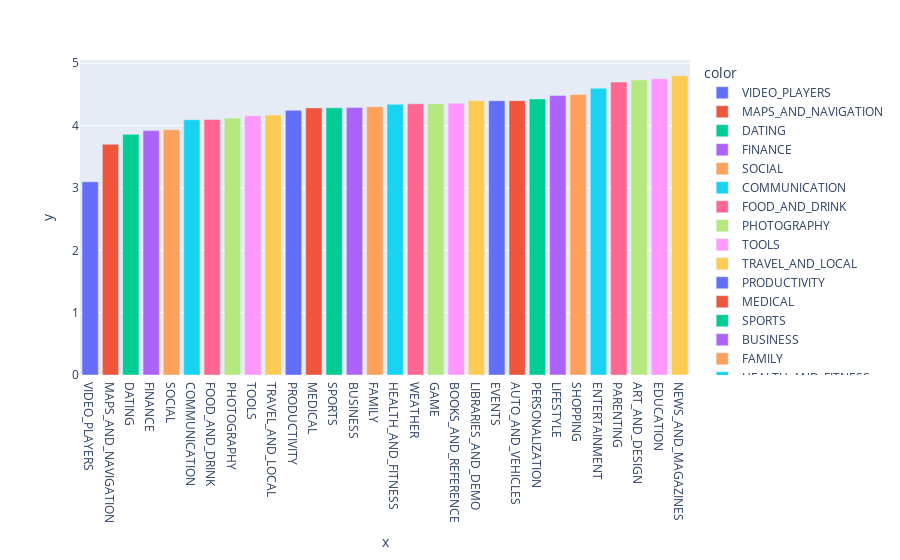

The code cell stored with this chart in its notebook:
### Markdown cell above
### Which category with paid apps has highest ratings?

### Code cell
px.bar(paid_data, x = paid_data['Rating'].groupby(by = paid_data['Category']).mean().sort_values().dropna().index, 
       y = paid_data['Rating'].groupby(by = paid_data['Category']).mean().sort_values().dropna().values,
       color = paid_data['Rating'].groupby(by = paid_data['Category']).mean().sort_values().dropna().index)

### Figure 1 — Plotly figure (JSON) as saved in the notebook; plotly's stock layout.template omitted (floating-point values rounded to 4 significant figures)
{"data": [{"alignmentgroup": "True", "hovertemplate": "color=VIDEO_PLAYERS<br>x=%{x}<br>y=%{y}<extra></extra>", "legendgroup": "VIDEO_PLAYERS", "marker": {"color": "#636efa", "pattern": {"shape": ""}}, "name": "VIDEO_PLAYERS", "offsetgroup": "VIDEO_PLAYERS", "orientation": "v", "showlegend": true, "textposition": "auto", "type": "bar", "x": ["VIDEO_PLAYERS"], "xaxis": "x", "y": [3.1], "yaxis": "y"}, {"alignmentgroup": "True", "hovertemplate": "color=MAPS_AND_NAVIGATION<br>x=%{x}<br>y=%{y}<extra></extra>", "legendgroup": "MAPS_AND_NAVIGATION", "marker": {"color": "#EF553B", "pattern": {"shape": ""}}, "name": "MAPS_AND_NAVIGATION", "offsetgroup": "MAPS_AND_NAVIGATION", "orientation": "v", "showlegend": true, "textposition": "auto", "type": "bar", "x": ["MAPS_AND_NAVIGATION"], "xaxis": "x", "y": [3.7], "yaxis": "y"}, {"alignmentgroup": "True", "hovertemplate": "color=DATING<br>x=%{x}<br>y=%{y}<extra></extra>", "legendgroup": "DATING", "marker": {"color": "#00cc96", "pattern": {"shape": ""}}, "name": "DATING", "offsetgroup": "DATING", "orientation": "v", "showlegend": true, "textposition": "auto", "type": "bar", "x": ["DATING"], "xaxis": "x", "y": [3.86], "yaxis": "y"}, {"alignmentgroup": "True", "hovertemplate": "color=FINANCE<br>x=%{x}<br>y=%{y}<extra></extra>", "legendgroup": "FINANCE", "marker": {"color": "#ab63fa", "pattern": {"shape": ""}}, "name": "FINANCE", "offsetgroup": "FINANCE", "orientation": "v", "showlegend": true, "textposition": "auto", "type": "bar", "x": ["FINANCE"], "xaxis": "x", "y": [3.92], "yaxis": "y"}, {"alignmentgroup": "True", "hovertemplate": "color=SOCIAL<br>x=%{x}<br>y=%{y}<extra></extra>", "legendgroup": "SOCIAL", "marker": {"color": "#FFA15A", "pattern": {"shape": ""}}, "name": "SOCIAL", "offsetgroup": "SOCIAL", "orientation": "v", "showlegend": true, "textposition": "auto", "type": "bar", "x": ["SOCIAL"], "xaxis": "x", "y": [3.933], "yaxis": "y"}, {"alignmentgroup": "True", "hovertemplate": "color=COMMUNICATION<br>x=%{x}<br>y=%{y}<extra></extra>", "legendgroup": "COMMUNICATION", "marker": {"color": "#19d3f3", "pattern": {"shape": ""}}, "name": "COMMUNICATION", "offsetgroup": "COMMUNICATION", "orientation": "v", "showlegend": true, "textposition": "auto", "type": "bar", "x": ["COMMUNICATION"], "xaxis": "x", "y": [4.096], "yaxis": "y"}, {"alignmentgroup": "True", "hovertemplate": "color=FOOD_AND_DRINK<br>x=%{x}<br>y=%{y}<extra></extra>", "legendgroup": "FOOD_AND_DRINK", "marker": {"color": "#FF6692", "pattern": {"shape": ""}}, "name": "FOOD_AND_DRINK", "offsetgroup": "FOOD_AND_DRINK", "orientation": "v", "showlegend": true, "textposition": "auto", "type": "bar", "x": ["FOOD_AND_DRINK"], "xaxis": "x", "y": [4.1], "yaxis": "y"}, {"alignmentgroup": "True", "hovertemplate": "color=PHOTOGRAPHY<br>x=%{x}<br>y=%{y}<extra></extra>", "legendgroup": "PHOTOGRAPHY", "marker": {"color": "#B6E880", "pattern": {"shape": ""}}, "name": "PHOTOGRAPHY", "offsetgroup": "PHOTOGRAPHY", "orientation": "v", "showlegend": true, "textposition": "auto", "type": "bar", "x": ["PHOTOGRAPHY"], "xaxis": "x", "y": [4.121], "yaxis": "y"}, {"alignmentgroup": "True", "hovertemplate": "color=TOOLS<br>x=%{x}<br>y=%{y}<extra></extra>", "legendgroup": "TOOLS", "marker": {"color": "#FF97FF", "pattern": {"shape": ""}}, "name": "TOOLS", "offsetgroup": "TOOLS", "orientation": "v", "showlegend": true, "textposition": "auto", "type": "bar", "x": ["TOOLS"], "xaxis": "x", "y": [4.16], "yaxis": "y"}, {"alignmentgroup": "True", "hovertemplate": "color=TRAVEL_AND_LOCAL<br>x=%{x}<br>y=%{y}<extra></extra>", "legendgroup": "TRAVEL_AND_LOCAL", "marker": {"color": "#FECB52", "pattern": {"shape": ""}}, "name": "TRAVEL_AND_LOCAL", "offsetgroup": "TRAVEL_AND_LOCAL", "orientation": "v", "showlegend": true, "textposition": "auto", "type": "bar", "x": ["TRAVEL_AND_LOCAL"], "xaxis": "x", "y": [4.17], "yaxis": "y"}, {"alignmentgroup": "True", "hovertemplate": "color=PRODUCTIVITY<br>x=%{x}<br>y=%{y}<extra></extra>", "legendgroup": "PRODUCTIVITY", "marker": {"color": "#636efa", "pattern": {"shape": ""}}, "name": "PRODUCTIVITY", "offsetgroup": "PRODUCTIVITY", "orientation": "v", "showlegend": true, "textposition": "auto", "type": "bar", "x": ["PRODUCTIVITY"], "xaxis": "x", "y": [4.246], "yaxis": "y"}, {"alignmentgroup": "True", "hovertemplate": "color=MEDICAL<br>x=%{x}<br>y=%{y}<extra></extra>", "legendgroup": "MEDICAL", "marker": {"color": "#EF553B", "pattern": {"shape": ""}}, "name": "MEDICAL", "offsetgroup": "MEDICAL", "orientation": "v", "showlegend": true, "textposition": "auto", "type": "bar", "x": ["MEDICAL"], "xaxis": "x", "y": [4.285], "yaxis": "y"}, {"alignmentgroup": "True", "hovertemplate": "color=SPORTS<br>x=%{x}<br>y=%{y}<extra></extra>", "legendgroup": "SPORTS", "marker": {"color": "#00cc96", "pattern": {"shape": ""}}, "name": "SPORTS", "offsetgroup": "SPORTS", "orientation": "v", "showlegend": true, "textposition": "auto", "type": "bar", "x": ["SPORTS"], "xaxis": "x", "y": [4.286], "yaxis": "y"}, {"alignmentgroup": "True", "hovertemplate": "color=BUSINESS<br>x=%{x}<br>y=%{y}<extra></extra>", "legendgroup": "BUSINESS", "marker": {"color": "#ab63fa", "pattern": {"shape": ""}}, "name": "BUSINESS", "offsetgroup": "BUSINESS", "orientation": "v", "showlegend": true, "textposition": "auto", "type": "bar", "x": ["BUSINESS"], "xaxis": "x", "y": [4.292], "yaxis": "y"}, {"alignmentgroup": "True", "hovertemplate": "color=FAMILY<br>x=%{x}<br>y=%{y}<extra></extra>", "legendgroup": "FAMILY", "marker": {"color": "#FFA15A", "pattern": {"shape": ""}}, "name": "FAMILY", "offsetgroup": "FAMILY", "orientation": "v", "showlegend": true, "textposition": "auto", "type": "bar", "x": ["FAMILY"], "xaxis": "x", "y": [4.305], "yaxis": "y"}, {"alignmentgroup": "True", "hovertemplate": "color=HEALTH_AND_FITNESS<br>x=%{x}<br>y=%{y}<extra></extra>", "legendgroup": "HEALTH_AND_FITNESS", "marker": {"color": "#19d3f3", "pattern": {"shape": ""}}, "name": "HEALTH_AND_FITNESS", "offsetgroup": "HEALTH_AND_FITNESS", "orientation": "v", "showlegend": true, "textposition": "auto", "type": "bar", "x": ["HEALTH_AND_FITNESS"], "xaxis": "x", "y": [4.342], "yaxis": "y"}, {"alignmentgroup": "True", "hovertemplate": "color=WEATHER<br>x=%{x}<br>y=%{y}<extra></extra>", "legendgroup": "WEATHER", "marker": {"color": "#FF6692", "pattern": {"shape": ""}}, "name": "WEATHER", "offsetgroup": "WEATHER", "orientation": "v", "showlegend": true, "textposition": "auto", "type": "bar", "x": ["WEATHER"], "xaxis": "x", "y": [4.35], "yaxis": "y"}, {"alignmentgroup": "True", "hovertemplate": "color=GAME<br>x=%{x}<br>y=%{y}<extra></extra>", "legendgroup": "GAME", "marker": {"color": "#B6E880", "pattern": {"shape": ""}}, "name": "GAME", "offsetgroup": "GAME", "orientation": "v", "showlegend": true, "textposition": "auto", "type": "bar", "x": ["GAME"], "xaxis": "x", "y": [4.351], "yaxis": "y"}, {"alignmentgroup": "True", "hovertemplate": "color=BOOKS_AND_REFERENCE<br>x=%{x}<br>y=%{y}<extra></extra>", "legendgroup": "BOOKS_AND_REFERENCE", "marker": {"color": "#FF97FF", "pattern": {"shape": ""}}, "name": "BOOKS_AND_REFERENCE", "offsetgroup": "BOOKS_AND_REFERENCE", "orientation": "v", "showlegend": true, "textposition": "auto", "type": "bar", "x": ["BOOKS_AND_REFERENCE"], "xaxis": "x", "y": [4.359], "yaxis": "y"}, {"alignmentgroup": "True", "hovertemplate": "color=LIBRARIES_AND_DEMO<br>x=%{x}<br>y=%{y}<extra></extra>", "legendgroup": "LIBRARIES_AND_DEMO", "marker": {"color": "#FECB52", "pattern": {"shape": ""}}, "name": "LIBRARIES_AND_DEMO", "offsetgroup": "LIBRARIES_AND_DEMO", "orientation": "v", "showlegend": true, "textposition": "auto", "type": "bar", "x": ["LIBRARIES_AND_DEMO"], "xaxis": "x", "y": [4.4], "yaxis": "y"}, {"alignmentgroup": "True", "hovertemplate": "color=EVENTS<br>x=%{x}<br>y=%{y}<extra></extra>", "legendgroup": "EVENTS", "marker": {"color": "#636efa", "pattern": {"shape": ""}}, "name": "EVENTS", "offsetgroup": "EVENTS", "orientation": "v", "showlegend": true, "textposition": "auto", "type": "bar", "x": ["EVENTS"], "xaxis": "x", "y": [4.4], "yaxis": "y"}, {"alignmentgroup": "True", "hovertemplate": "color=AUTO_AND_VEHICLES<br>x=%{x}<br>y=%{y}<extra></extra>", "legendgroup": "AUTO_AND_VEHICLES", "marker": {"color": "#EF553B", "pattern": {"shape": ""}}, "name": "AUTO_AND_VEHICLES", "offsetgroup": "AUTO_AND_VEHICLES", "orientation": "v", "showlegend": true, "textposition": "auto", "type": "bar", "x": ["AUTO_AND_VEHICLES"], "xaxis": "x", "y": [4.4], "yaxis": "y"}, {"alignmentgroup": "True", "hovertemplate": "color=PERSONALIZATION<br>x=%{x}<br>y=%{y}<extra></extra>", "legendgroup": "PERSONALIZATION", "marker": {"color": "#00cc96", "pattern": {"shape": ""}}, "name": "PERSONALIZATION", "offsetgroup": "PERSONALIZATION", "orientation": "v", "showlegend": true, "textposition": "auto", "type": "bar", "x": ["PERSONALIZATION"], "xaxis": "x", "y": [4.428], "yaxis": "y"}, {"alignmentgroup": "True", "hovertemplate": "color=LIFESTYLE<br>x=%{x}<br>y=%{y}<extra></extra>", "legendgroup": "LIFESTYLE", "marker": {"color": "#ab63fa", "pattern": {"shape": ""}}, "name": "LIFESTYLE", "offsetgroup": "LIFESTYLE", "orientation": "v", "showlegend": true, "textposition": "auto", "type": "bar", "x": ["LIFESTYLE"], "xaxis": "x", "y": [4.482], "yaxis": "y"}, {"alignmentgroup": "True", "hovertemplate": "color=SHOPPING<br>x=%{x}<br>y=%{y}<extra></extra>", "legendgroup": "SHOPPING", "marker": {"color": "#FFA15A", "pattern": {"shape": ""}}, "name": "SHOPPING", "offsetgroup": "SHOPPING", "orientation": "v", "showlegend": true, "textposition": "auto", "type": "bar", "x": ["SHOPPING"], "xaxis": "x", "y": [4.5], "yaxis": "y"}, {"alignmentgroup": "True", "hovertemplate": "color=ENTERTAINMENT<br>x=%{x}<br>y=%{y}<extra></extra>", "legendgroup": "ENTERTAINMENT", "marker": {"color": "#19d3f3", "pattern": {"shape": ""}}, "name": "ENTERTAINMENT", "offsetgroup": "ENTERTAINMENT", "orientation": "v", "showlegend": true, "textposition": "auto", "type": "bar", "x": ["ENTERTAINMENT"], "xaxis": "x", "y": [4.6], "yaxis": "y"}, {"alignmentgroup": "True", "hovertemplate": "color=PARENTING<br>x=%{x}<br>y=%{y}<extra></extra>", "legendgroup": "PARENTING", "marker": {"color": "#FF6692", "pattern": {"shape": ""}}, "name": "PARENTING", "offsetgroup": "PARENTING", "orientation": "v", "showlegend": true, "textposition": "auto", "type": "bar", "x": ["PARENTING"], "xaxis": "x", "y": [4.7], "yaxis": "y"}, {"alignmentgroup": "True", "hovertemplate": "color=ART_AND_DESIGN<br>x=%{x}<br>y=%{y}<extra></extra>", "legendgroup": "ART_AND_DESIGN", "marker": {"color": "#B6E880", "pattern": {"shape": ""}}, "name": "ART_AND_DESIGN", "offsetgroup": "ART_AND_DESIGN", "orientation": "v", "showlegend": true, "textposition": "auto", "type": "bar", "x": ["ART_AND_DESIGN"], "xaxis": "x", "y": [4.733], "yaxis": "y"}, {"alignmentgroup": "True", "hovertemplate": "color=EDUCATION<br>x=%{x}<br>y=%{y}<extra></extra>", "legendgroup": "EDUCATION", "marker": {"color": "#FF97FF", "pattern": {"shape": ""}}, "name": "EDUCATION", "offsetgroup": "EDUCATION", "orientation": "v", "showlegend": true, "textposition": "auto", "type": "bar", "x": ["EDUCATION"], "xaxis": "x", "y": [4.75], "yaxis": "y"}, {"alignmentgroup": "True", "hovertemplate": "color=NEWS_AND_MAGAZINES<br>x=%{x}<br>y=%{y}<extra></extra>", "legendgroup": "NEWS_AND_MAGAZINES", "marker": {"color": "#FECB52", "pattern": {"shape": ""}}, "name": "NEWS_AND_MAGAZINES", "offsetgroup": "NEWS_AND_MAGAZINES", "orientation": "v", "showlegend": true, "textposition": "auto", "type": "bar", "x": ["NEWS_AND_MAGAZINES"], "xaxis": "x", "y": [4.8], "yaxis": "y"}], "layout": {"barmode": "relative", "legend": {"title": {"text": "color"}, "tracegroupgap": 0}, "margin": {"t": 60}, "xaxis": {"anchor": "y", "domain": [0, 1], "title": {"text": "x"}}, "yaxis": {"anchor": "x", "domain": [0, 1], "title": {"text": "y"}}}}
